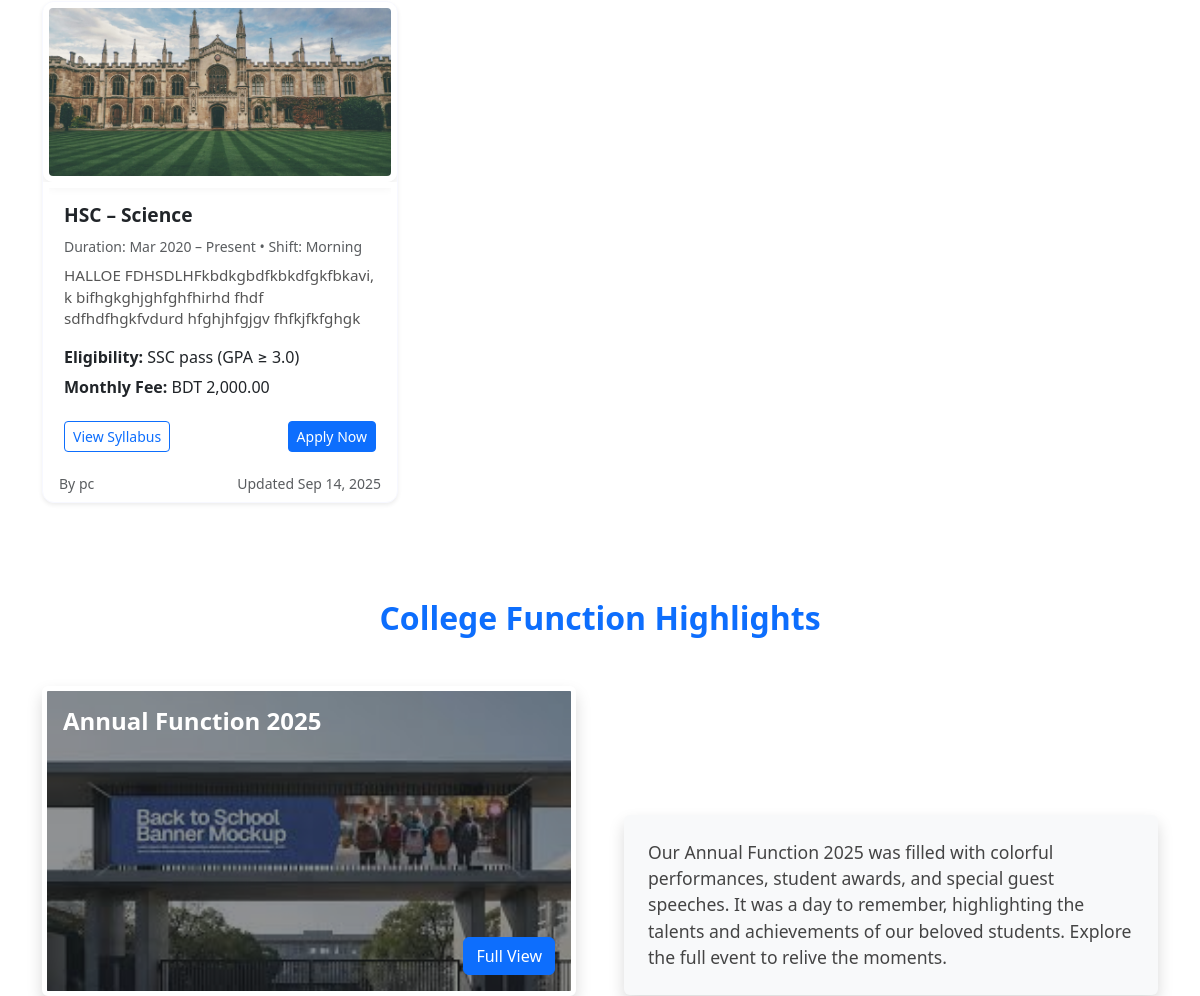
The app's page / (middle part), older data.
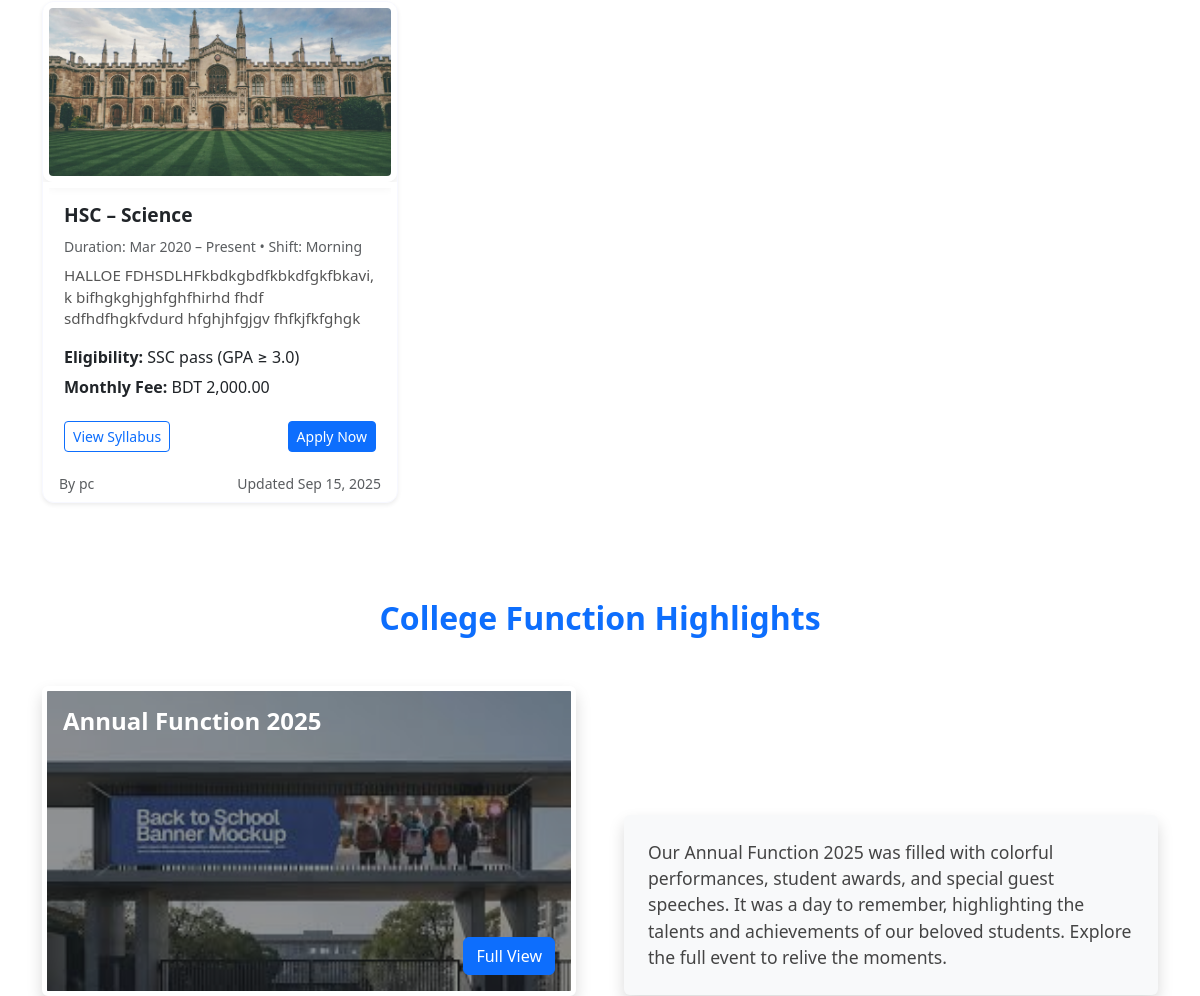
The same page, newer data.
### content/models.py (models this page shows, shortened)
class Course(models.Model):
    CATEGORY_CHOICES = [
        ("science", "Science"),
        ("commerce", "Commerce"),
        ("arts", "Arts"),
        ("vocational", "Vocational"),
    ]
    title = models.CharField(max_length=150)
    category = models.CharField(max_length=20, choices=CATEGORY_CHOICES)
    image = models.ImageField(upload_to=course_image_upload_to, blank=True, null=True)
    syllabus_file = models.FileField(upload_to=course_syllabus_upload_to, blank=True, null=True)
    duration = models.CharField(max_length=50, blank=True)
    shift = models.CharField(max_length=50, blank=True)
    description = models.TextField(blank=True)
    eligibility = models.CharField(max_length=200, blank=True)
    admission_fee        = models.DecimalField(max_digits=10, decimal_places=2, default=Decimal("0.00"))
    first_month_tuition  = models.DecimalField(max_digits=10, decimal_places=2, default=Decimal("0.00"))
    exam_fee             = models.DecimalField(max_digits=10, decimal_places=2, default=Decimal("0.00"))
    bus_fee              = models.DecimalField(max_digits=10, decimal_places=2, default=Decimal("0.00"))
    hostel_fee           = models.DecimalField(max_digits=10, decimal_places=2, default=Decimal("0.00"))
    marksheet_fee        = models.DecimalField(max_digits=10, decimal_places=2, default=Decimal("0.00"))
    monthly_fee = models.DecimalField(max_digits=10, decimal_places=2, blank=True, null=True)
    order = models.PositiveIntegerField(default=0)
    is_active = models.BooleanField(default=True)
    created_by = models.ForeignKey(
        settings.AUTH_USER_MODEL, related_name="courses_created",
        on_delete=models.SET_NULL, null=True, blank=True, editable=False
    )
    created_at = models.DateTimeField(auto_now_add=True, editable=False)
    updated_at = models.DateTimeField(auto_now=True, editable=False)
    class Meta:
        ordering = ("order", "title")

### accounts/models.py (models this page shows, shortened)
class User(AbstractUser):
    class Role(models.TextChoices):
        ADMIN = "ADMIN", "Admin"
        TEACHER = "TEACHER", "Teacher"
        STUDENT = "STUDENT", "Student"
    role = models.CharField(max_length=16, choices=Role.choices, default=Role.STUDENT)
    pref_language = models.CharField(max_length=8, default="en")
    pref_theme = models.CharField(max_length=8, default="light")

### ui/views.py (the view)
# urls.py: path("", ui_views.home, name="home"),
def home(request):
    banners_qs = (
        Banner.objects
        .filter(is_active=True)
        .filter(Q(image__isnull=False) | ~Q(image_url=""))
        .order_by("order", "-created_at")
    )
    notices_qs = (
        Notice.objects.filter(is_active=True)
        .order_by("-published_at", "-created_at")[:6]
    )
    timeline_qs = (
        TimelineEvent.objects
        .filter(is_active=True)
        .order_by("date", "order")[:4]
    )
    gallery_qs = GalleryItem.objects.filter(is_active=True)
    about = (
        AboutSection.objects
        .filter(is_active=True)
        .order_by("order")
        .first()
    )
    calendar_items = AcademicCalendarItem.objects.filter(is_active=True).order_by("order")
    courses = Course.objects.filter(is_active=True).order_by("order", "title")
    context = {
        "banners": banners_qs,
        "gallery_items": gallery_qs,
        "about": about,
        "calendar_items": calendar_items,
        "courses": courses,
        "banners_flat": [
            {
                "title": b.title,
                "subtitle": b.subtitle,
                "image": b.image_src,
                "button_text": b.button_text,
                "button_link": b.button_link,
                "order": b.order,
            }
            for b in banners_qs
        ],
        "notices": notices_qs,
        "notices_flat": [
            {
                "title": n.title,
                "subtitle": n.subtitle,
                "image": n.image_src,
                "published_at": n.published_at,
                "url": reverse("notice_detail", args=[n.pk]),
            }
            for n in notices_qs
        ],
        "timeline_events": timeline_qs,
    }
    return render(request, "index.html", context)

### content/models.py (called while the page is built)
    @property
    def image_src(self) -> str:
        if self.image:
            try:
                return self.image.url
            except Exception:
                pass
        return self.image_url or ""

    @property
    def image_src(self) -> str:
        if getattr(self, "image", None):
            try:
                return self.image.url
            except Exception:
                pass
        return getattr(self, "image_url", "") or ""

    @property
    def bullet_list(self):
        return [b.strip() for b in (self.bullets or "").splitlines() if b.strip()]

    @property
    def image_list(self):
        out = []
        for idx in (1, 2, 3, 4):
            img = getattr(self, f"image_{idx}", None)
            if img:
                try:
                    url = img.url
                except Exception:
                    url = ""
                if url:
                    alt = getattr(self, f"image_{idx}_alt", "") or ""
                    out.append((url, alt))
        return out

    @property
    def icon_tone_class(self) -> str:
        return f"icon-{self.tone}"

### templates/index.html (shortened to what the changed rows need)
{% extends "base.html" %}
{% load static %}
{% load humanize %}
{% block content %}
{% load static %}
<section id="academics" class="py-5">
  <div class="container" data-aos="fade-up">
    <div class="row g-4" id="courses-grid">
      {% for course in courses %}
        <div class="col-12 col-md-6 col-lg-4 course-card" data-category="{{ course.category|lower }}">
          <div class="card h-100 shadow-sm border-0">
            {% if course.image %}
              <img src="{{ course.image.url }}" class="card-img-top" alt="{{ course.title }}">
            {% else %}
              <img src="{% static 'img/default_course.jpg' %}" class="card-img-top" alt="{{ course.title }}">
            {% endif %}
            <div class="card-body d-flex flex-column">
              <h5 class="card-title">{{ course.title }}</h5>
              {% if course.duration or course.shift %}
                <p class="text-muted small mb-2">
                  {% if course.duration %}Duration: {{ course.duration }}{% endif %}
                  {% if course.shift %}{% if course.duration %} • {% endif %}Shift: {{ course.shift }}{% endif %}
                </p>
              {% endif %}
              {% if course.description %}
                <p class="card-text mb-3">{{ course.description }}</p>
              {% endif %}
              <ul class="list-unstyled mb-3 small">
                {% if course.eligibility %}
                  <li><strong>Eligibility:</strong> {{ course.eligibility }}</li>
                {% endif %}
                {% if course.monthly_fee %}
                  <li><strong>Monthly Fee:</strong> BDT {{ course.monthly_fee|intcomma }}</li>
                {% endif %}
              </ul>
          <div class="mt-auto d-flex gap-2">
            {% if course.syllabus_file %}
              <a
                href="{{ course.syllabus_file.url }}"
                class="btn btn-outline-primary btn-sm js-open-syllabus"
                data-img="{{ course.syllabus_file.url }}"
                data-title="{{ course.title|escape }}"
              >
                View Syllabus
              </a>
            {% else %}
              <button class="btn btn-outline-secondary btn-sm" disabled>View Syllabus</button>
            {% endif %}
            <a href="{% url 'admissions:apply' %}?course={{ course.id }}" class="btn btn-primary btn-sm ms-auto">
              Apply Now
            </a>
          </div>
            </div>
            <div class="card-footer bg-transparent border-0 pt-0 small text-muted d-flex justify-content-between">
              {% if course.created_by %}<span>By {{ course.created_by.get_username }}</span>{% else %}<span>&nbsp;</span>{% endif %}
              <span>Updated {{ course.updated_at|date:"M j, Y" }}</span>
            </div>
          </div>
        </div>
      {% empty %}
        <div class="col-12 text-center text-muted">No courses yet. Add some in the admin.</div>
      {% endfor %}
    </div>
  </div>
</section>
<section class="container my-5" id="college-functions">
  <h2 class="text-center fw-bold text-primary mb-5" data-aos="fade-up">College Function Highlights</h2>
</section>
{% endblock %}

Row changes from the older to the newer data that the page shows:
changed Course "HSC – Science": updated_at "Sep 14, 2025" → "Sep 15, 2025"
